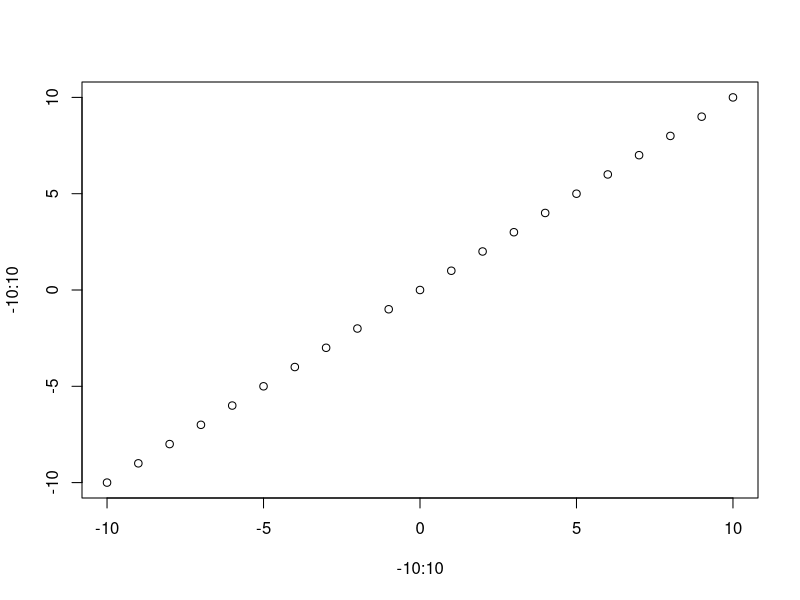

This figure's R source: (Note: this script raises an error after producing the figure.)
# Simple function to draw sine curve between two points 
# Use linear transformation to shift sine curve. 
transform<-function(x, y, scale, theta, h, v){
  x_t = scale* ( x*cos(theta) - y * sin(theta)) + h
  y_t = scale * (x*sin(theta) + y * cos(theta)) + v

  return(list(x_t, y_t))
}


sine_curve <- function(x1, y1, x2, y2, color='black'){
  # Y=sin(X)
  X<- seq(0, pi, length.out=100)
  Y<- sin(X)
  
  # length scale
  scale = sqrt((y2-y1)**2 + (x2-x1)**2) / (pi)
  # Rotation angle
  theta = atan((y2-y1)/(x2-x1))
  
  # transformed vectors
  transformed_sin = transform(X, Y, scale, theta, min(x1,x2), min(y1,y2))
  lines(transformed_sin[1][[1]],transformed_sin[2][[1]], col = color)
  return(transformed_sin)
}


plot(-10:10, -10:10)
sin_curve(1, 10, 10, 10)
sin_curve(1, 1, 2, 2)
sin_curve(2, 2, 1, 1,color="red")
sin_curve(1, 1, 3, 3)
sin_curve(3, 3, 1, 1)
